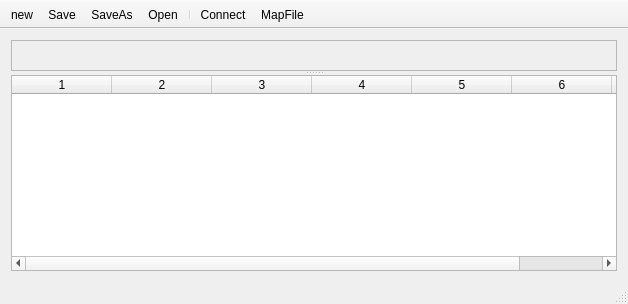
<?xml version="1.0" encoding="UTF-8"?>
<ui version="4.0">
 <class>MainWindow</class>
 <widget class="QMainWindow" name="MainWindow">
  <property name="geometry">
   <rect>
    <x>0</x>
    <y>0</y>
    <width>628</width>
    <height>304</height>
   </rect>
  </property>
  <property name="minimumSize">
   <size>
    <width>628</width>
    <height>304</height>
   </size>
  </property>
  <property name="windowTitle">
   <string>MainWindow</string>
  </property>
  <widget class="QWidget" name="centralWidget">
   <layout class="QVBoxLayout" name="verticalLayout">
    <item>
     <widget class="QSplitter" name="splitter">
      <property name="orientation">
       <enum>Qt::Vertical</enum>
      </property>
      <widget class="QFrame" name="frame">
       <property name="minimumSize">
        <size>
         <width>0</width>
         <height>20</height>
        </size>
       </property>
       <property name="frameShape">
        <enum>QFrame::StyledPanel</enum>
       </property>
       <property name="frameShadow">
        <enum>QFrame::Raised</enum>
       </property>
      </widget>
      <widget class="QTableWidgetKrida" name="Table">
       <property name="minimumSize">
        <size>
         <width>0</width>
         <height>20</height>
        </size>
       </property>
       <property name="alternatingRowColors">
        <bool>true</bool>
       </property>
       <property name="rowCount">
        <number>0</number>
       </property>
       <property name="columnCount">
        <number>7</number>
       </property>
       <attribute name="verticalHeaderVisible">
        <bool>false</bool>
       </attribute>
       <column/>
       <column/>
       <column/>
       <column/>
       <column/>
       <column/>
       <column/>
      </widget>
     </widget>
    </item>
   </layout>
  </widget>
  <widget class="QMenuBar" name="menuBar">
   <property name="geometry">
    <rect>
     <x>0</x>
     <y>0</y>
     <width>628</width>
     <height>23</height>
    </rect>
   </property>
  </widget>
  <widget class="QToolBar" name="mainToolBar">
   <property name="movable">
    <bool>false</bool>
   </property>
   <attribute name="toolBarArea">
    <enum>TopToolBarArea</enum>
   </attribute>
   <attribute name="toolBarBreak">
    <bool>false</bool>
   </attribute>
   <addaction name="actionNew"/>
   <addaction name="actionSave"/>
   <addaction name="actionSaveAs"/>
   <addaction name="actionOpen"/>
   <addaction name="separator"/>
   <addaction name="actionConnect"/>
   <addaction name="actionMapFile"/>
  </widget>
  <widget class="QStatusBar" name="statusBar"/>
  <action name="actionNew">
   <property name="text">
    <string>new</string>
   </property>
   <property name="toolTip">
    <string>New settings</string>
   </property>
   <property name="shortcut">
    <string>Ctrl+N</string>
   </property>
  </action>
  <action name="actionSave">
   <property name="text">
    <string>Save</string>
   </property>
   <property name="toolTip">
    <string>Save settings</string>
   </property>
   <property name="shortcut">
    <string>Ctrl+S</string>
   </property>
  </action>
  <action name="actionSaveAs">
   <property name="text">
    <string>SaveAs</string>
   </property>
   <property name="toolTip">
    <string>Save settings as</string>
   </property>
  </action>
  <action name="actionOpen">
   <property name="text">
    <string>Open</string>
   </property>
   <property name="toolTip">
    <string>Open settings from file</string>
   </property>
   <property name="shortcut">
    <string>Ctrl+O</string>
   </property>
  </action>
  <action name="actionConnect">
   <property name="checkable">
    <bool>true</bool>
   </property>
   <property name="text">
    <string>Connect</string>
   </property>
   <property name="toolTip">
    <string>Connect to hardware</string>
   </property>
  </action>
  <action name="actionMapFile">
   <property name="text">
    <string>MapFile</string>
   </property>
   <property name="toolTip">
    <string>Set map file</string>
   </property>
  </action>
 </widget>
 <layoutdefault spacing="6" margin="11"/>
 <customwidgets>
  <customwidget>
   <class>QTableWidgetKrida</class>
   <extends>QTableWidget</extends>
   <header>qtablewidgetkrida.h</header>
  </customwidget>
 </customwidgets>
 <resources/>
 <connections/>
</ui>
